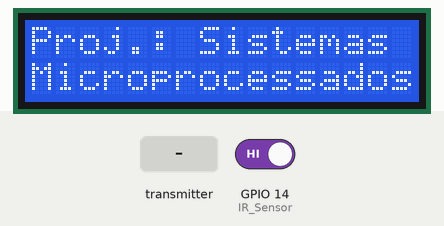
The program below on a simulated ESP32. On the bench: 16×2 character LCD. The inputs (shaded band) are chosen by the test bench; at power-on: GPIO 14 (IR_Sensor) HIGH. What the program prints to the serial monitor is not drawn.

Above: at 0.1 s.
At 11.2 s:
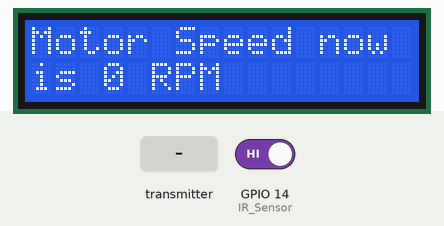
11.3 s: the transmitter starts sending value = 0
At 21.5 s:
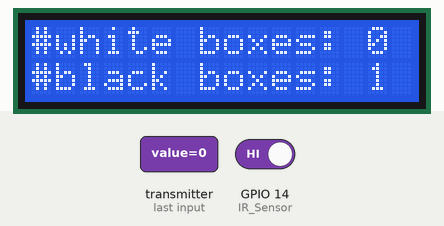
Timing chart, 0 to 23.0 s (numbered marks = the images above; inputs shaded):
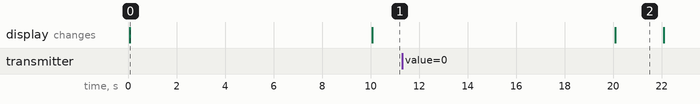

The program:

main.cpp
```cpp
// Import libraries
#include <Arduino.h>
#include <esp_now.h>
#include <LiquidCrystal.h>
#include <WiFi.h>

// Communication parameters
uint8_t broadcastAddress[] = {};  // Receiver MAC Address
int speed;  // Motor data received
int IRStatus; // IR Sensor data sender

// Structure to message in communication between two esp32
typedef struct message
{
  int value;
}message;

message motorReading;
message irReading;

esp_now_peer_info_t peerInfo;

// Declaration of device
LiquidCrystal lcd(19, 23, 18, 17, 16, 15);
#define IR_Sensor 14  // IR sensor pin

// Auxiliar Variables
int IR;    // IR status
int aux = 0;
int box1 = 0, box2 = 0;   // # of boxes passed in conveyor belt
String message1 = "#white boxes: ";
String message2 = "#black boxes: ";

// Check if data was sent
void CheckDataSent(const uint8_t *mac_addr, esp_now_send_status_t status)
{
    Serial.print("\r\nStatus do ultimo pacote enviado:\t");
    Serial.println(status == ESP_NOW_SEND_SUCCESS ? "Entrega realizada" : "Falha na entrega");
}

// Check if data was receive
void CheckDataRecv(const uint8_t * mac_addr, const uint8_t *incomingData, int len)
{
  memcpy(&motorReading, incomingData, sizeof(motorReading));
  Serial.print("Bytes recebidos: ");
  Serial.println(len);
  speed = motorReading.value;
}

void lcdMessage(int whitebox, int blackbox)
{
  lcd.print(message1 + String(whitebox));
  lcd.setCursor(0, 1);
  lcd.print(message2 + String(blackbox));
  delay(2000);
  lcd.clear();
}

void setup()
{
  Serial.begin(115200);  // Init Serial Monitor

  // WiFi Station and ESP-NOW Setup
  WiFi.mode(WIFI_STA);

  if (esp_now_init() != ESP_OK) {
    Serial.println("Error initializing ESP-NOW");
    return;
  }
  esp_now_register_send_cb(CheckDataSent);

  // Register peer
  memcpy(peerInfo.peer_addr, broadcastAddress, 6);
  peerInfo.channel = 0;
  peerInfo.encrypt = false;

  // Add peer
  if (esp_now_add_peer(&peerInfo) != ESP_OK){
    Serial.println("Falha ao adicionar o 'peer'");
    return;
  }
  esp_now_register_recv_cb(CheckDataRecv);

  // IR Sensor setup
  pinMode(IR_Sensor, INPUT);

  // LCD Sensor setup
  lcd.begin(16, 2);  // Config. of LCD (#cols, #rows)
  lcd.print("Proj.: Sistemas");
  lcd.setCursor(0, 1);
  lcd.print("Microprocessados");
  delay(10000);
  lcd.clear();
}

void loop()
{

  if (aux == 0)
  {
    lcd.print("Motor Speed now");
    lcd.setCursor(0, 1);
    lcd.print("is " + String(speed) + " RPM");
    delay(10000);
    lcd.clear();
  }

  IR=digitalRead(IR_Sensor);
  irReading.value = IR;

  // Send message
  esp_err_t result = esp_now_send(broadcastAddress, (uint8_t *) &irReading, sizeof(irReading));

  if (result == ESP_OK) {
    Serial.println("Enviado com sucesso!");
  }
  else {
    Serial.println("Ocorreu um erro durante o envio.");
  }

  //If sensor detect any reflected ray
  if(IR==LOW)
  {
    box1++;
    lcdMessage(box1, box2);
  }
  else
  {
    box2++;
    lcdMessage(box1, box2);
  }
  aux++;
}
```

Measured:
- what the display in image 0 shows lasts 10.0 s, from 0.1 s to 10.1 s
